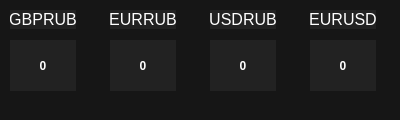
<?xml version="1.0" encoding="UTF-8"?>
<ui version="4.0">
 <class>MainWindow</class>
 <widget class="QMainWindow" name="MainWindow">
  <property name="geometry">
   <rect>
    <x>0</x>
    <y>0</y>
    <width>400</width>
    <height>120</height>
   </rect>
  </property>
  <property name="windowTitle">
   <string>MainWindow</string>
  </property>
  <property name="styleSheet">
   <string notr="true">background-color: rgb(22, 22, 22);</string>
  </property>
  <widget class="QWidget" name="centralwidget">
   <widget class="QLabel" name="label_5">
    <property name="geometry">
     <rect>
      <x>210</x>
      <y>40</y>
      <width>66</width>
      <height>51</height>
     </rect>
    </property>
    <property name="font">
     <font>
      <weight>75</weight>
      <bold>true</bold>
     </font>
    </property>
    <property name="styleSheet">
     <string notr="true">color: rgb(255, 255, 255);
background-color: rgb(34, 34, 34);</string>
    </property>
    <property name="text">
     <string>0</string>
    </property>
    <property name="alignment">
     <set>Qt::AlignCenter</set>
    </property>
    <property name="margin">
     <number>0</number>
    </property>
   </widget>
   <widget class="QLabel" name="label_4">
    <property name="geometry">
     <rect>
      <x>110</x>
      <y>40</y>
      <width>66</width>
      <height>51</height>
     </rect>
    </property>
    <property name="font">
     <font>
      <weight>75</weight>
      <bold>true</bold>
     </font>
    </property>
    <property name="styleSheet">
     <string notr="true">color: rgb(255, 255, 255);
background-color: rgb(34, 34, 34);</string>
    </property>
    <property name="text">
     <string>0</string>
    </property>
    <property name="alignment">
     <set>Qt::AlignCenter</set>
    </property>
    <property name="margin">
     <number>0</number>
    </property>
   </widget>
   <widget class="QLabel" name="label_6">
    <property name="geometry">
     <rect>
      <x>310</x>
      <y>40</y>
      <width>66</width>
      <height>51</height>
     </rect>
    </property>
    <property name="font">
     <font>
      <weight>75</weight>
      <bold>true</bold>
     </font>
    </property>
    <property name="styleSheet">
     <string notr="true">color: rgb(255, 255, 255);
background-color: rgb(34, 34, 34);</string>
    </property>
    <property name="text">
     <string>0</string>
    </property>
    <property name="alignment">
     <set>Qt::AlignCenter</set>
    </property>
    <property name="margin">
     <number>0</number>
    </property>
   </widget>
   <widget class="QLabel" name="label_3">
    <property name="geometry">
     <rect>
      <x>10</x>
      <y>40</y>
      <width>66</width>
      <height>51</height>
     </rect>
    </property>
    <property name="font">
     <font>
      <weight>75</weight>
      <bold>true</bold>
     </font>
    </property>
    <property name="styleSheet">
     <string notr="true">color: rgb(255, 255, 255);
background-color: rgb(34, 34, 34);</string>
    </property>
    <property name="text">
     <string>0</string>
    </property>
    <property name="alignment">
     <set>Qt::AlignCenter</set>
    </property>
    <property name="margin">
     <number>0</number>
    </property>
   </widget>
   <widget class="QLabel" name="label">
    <property name="geometry">
     <rect>
      <x>10</x>
      <y>10</y>
      <width>66</width>
      <height>19</height>
     </rect>
    </property>
    <property name="font">
     <font>
      <pointsize>12</pointsize>
     </font>
    </property>
    <property name="styleSheet">
     <string notr="true">color: rgb(255, 255, 255);
background-color: rgb(34, 34, 34);</string>
    </property>
    <property name="text">
     <string>GBPRUB</string>
    </property>
    <property name="alignment">
     <set>Qt::AlignCenter</set>
    </property>
   </widget>
   <widget class="QLabel" name="label_1">
    <property name="geometry">
     <rect>
      <x>210</x>
      <y>10</y>
      <width>66</width>
      <height>19</height>
     </rect>
    </property>
    <property name="font">
     <font>
      <pointsize>12</pointsize>
     </font>
    </property>
    <property name="styleSheet">
     <string notr="true">color: rgb(255, 255, 255);
background-color: rgb(34, 34, 34);</string>
    </property>
    <property name="text">
     <string>USDRUB</string>
    </property>
    <property name="alignment">
     <set>Qt::AlignCenter</set>
    </property>
   </widget>
   <widget class="QLabel" name="label_0">
    <property name="geometry">
     <rect>
      <x>110</x>
      <y>10</y>
      <width>66</width>
      <height>19</height>
     </rect>
    </property>
    <property name="font">
     <font>
      <pointsize>12</pointsize>
     </font>
    </property>
    <property name="styleSheet">
     <string notr="true">color: rgb(255, 255, 255);
background-color: rgb(34, 34, 34);</string>
    </property>
    <property name="text">
     <string>EURRUB</string>
    </property>
    <property name="alignment">
     <set>Qt::AlignCenter</set>
    </property>
   </widget>
   <widget class="QLabel" name="label_2">
    <property name="geometry">
     <rect>
      <x>310</x>
      <y>10</y>
      <width>66</width>
      <height>19</height>
     </rect>
    </property>
    <property name="font">
     <font>
      <pointsize>12</pointsize>
     </font>
    </property>
    <property name="styleSheet">
     <string notr="true">color: rgb(255, 255, 255);
background-color: rgb(34, 34, 34);</string>
    </property>
    <property name="text">
     <string>EURUSD</string>
    </property>
    <property name="alignment">
     <set>Qt::AlignCenter</set>
    </property>
   </widget>
  </widget>
  <widget class="QStatusBar" name="statusbar"/>
 </widget>
 <resources/>
 <connections/>
</ui>
